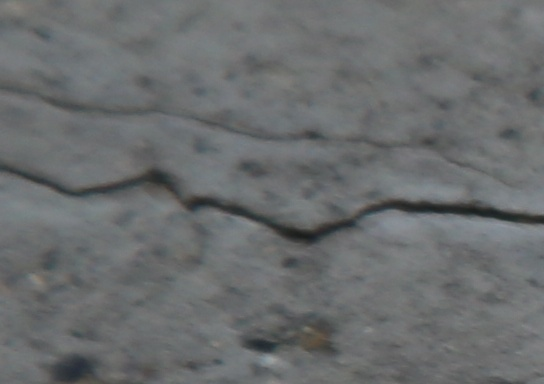
#> input picture data/samples/7Q3A9060-1.jpg, 544 x 384 px
$ python prepare_dataset.py --images ../data/samples --masks ../data/samples/7Q3A9060-1.jpg
#> lines starting #> are read from the running program, lines starting #| are printed output that depends on the picture; after the words box and inside, x2 and y2 are one past the last pixel; in counts of white or black regions, pixels touching at a corner belong together
from __future__ import annotations

import argparse
from pathlib import Path

import cv2
from tqdm import tqdm


def parse_args() -> argparse.Namespace:
    parser = argparse.ArgumentParser(description="Normalize image/mask pairs to 512x512 PNG files.")
    parser.add_argument("--images", required=True, help="Directory containing input images.")
    parser.add_argument("--masks", required=True, help="Directory containing binary masks with matching file stems.")
    parser.add_argument("--output", default="data/processed", help="Output root.")
    parser.add_argument("--size", type=int, default=512)
    return parser.parse_args()


def center_crop_resize(image, size: int):
    h, w = image.shape[:2]
    side = min(h, w)
    y0 = (h - side) // 2
    x0 = (w - side) // 2
    cropped = image[y0:y0 + side, x0:x0 + side]
    return cv2.resize(cropped, (size, size), interpolation=cv2.INTER_AREA)


def main() -> None:
    args = parse_args()
    image_dir = Path(args.images)
    mask_dir = Path(args.masks)
    output = Path(args.output)
    (output / "images").mkdir(parents=True, exist_ok=True)
    (output / "masks").mkdir(parents=True, exist_ok=True)

    image_paths = sorted([p for p in image_dir.iterdir() if p.suffix.lower() in {".jpg", ".jpeg", ".png", ".bmp"}])
    for image_path in tqdm(image_paths):
        mask_path = next((mask_dir / f"{image_path.stem}{ext}" for ext in [".png", ".jpg", ".jpeg", ".bmp"] if (mask_dir / f"{image_path.stem}{ext}").exists()), None)
        if mask_path is None:
            continue
        image = cv2.imread(str(image_path), cv2.IMREAD_COLOR)
#> image is the input picture: shape (384, 544, 3); mean B, G, R 109.8, 108.9, 106.3
        mask = cv2.imread(str(mask_path), cv2.IMREAD_GRAYSCALE)
#> mask: shape (384, 544); min 27, max 161, mean 108.2
        if image is None or mask is None:
            continue
        image = center_crop_resize(image, args.size)
#> in center_crop_resize, `cropped = image[y0:y0 + side, x0:x0 + side]`:
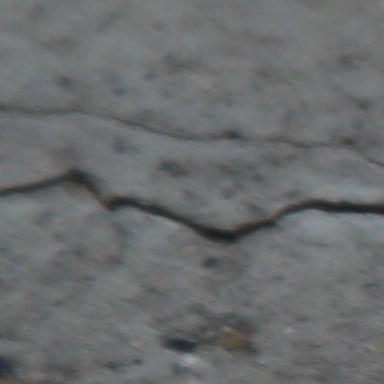
#> cropped: shape (384, 384, 3); mean B, G, R 109.3, 108.5, 105.9
        mask = center_crop_resize(mask, args.size)
        _, mask = cv2.threshold(mask, 127, 255, cv2.THRESH_BINARY)
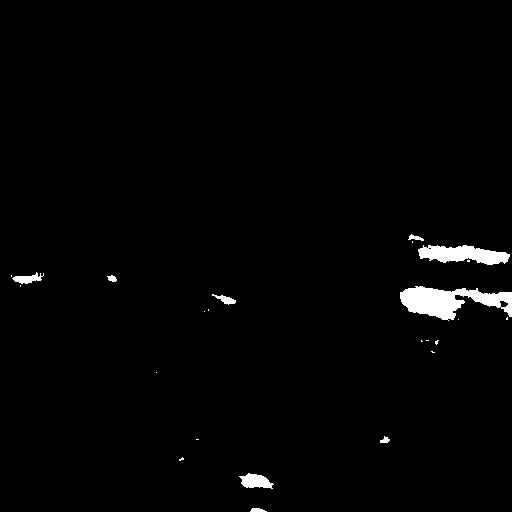
#> mask: shape (512, 512); 1.6% white; 24 white regions (15 under 20 px), largest, box (x1, y1, x2, y2) and area: (400, 286, 512, 321) 2130, (418, 245, 510, 265) 1193, (239, 473, 274, 489) 354
        cv2.imwrite(str(output / "images" / f"{image_path.stem}.png"), image)
        cv2.imwrite(str(output / "masks" / f"{image_path.stem}.png"), mask)
#> pass 2 of the loop in main, `for image_path in tqdm(image_paths):`:
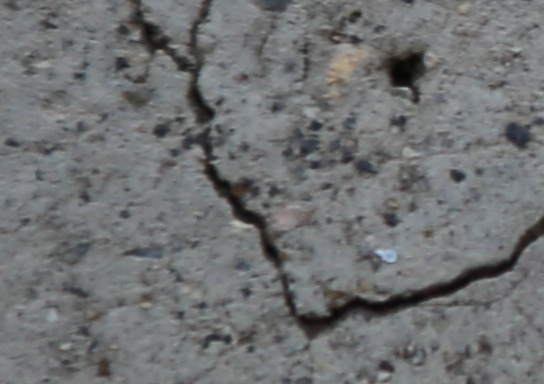
#> input picture data/samples/7Q3A9060-2.jpg, 544 x 384 px
#> in main, image is the input picture: shape (384, 544, 3); mean B, G, R 115, 114.1, 112.2
#> in center_crop_resize (call 3), `cropped = image[y0:y0 + side, x0:x0 + side]`:
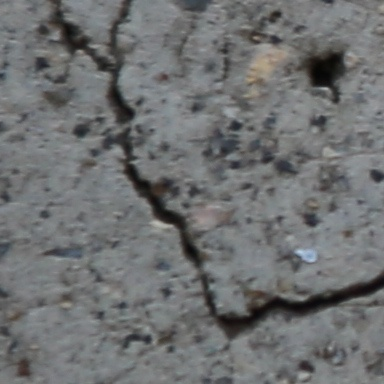
#> cropped: shape (384, 384, 3); mean B, G, R 113.2, 112.6, 110.8
#> cropped: shape (384, 384)
#> in main, `_, mask = cv2.threshold(mask, 127, 255, cv2.THRESH_BINARY)`:
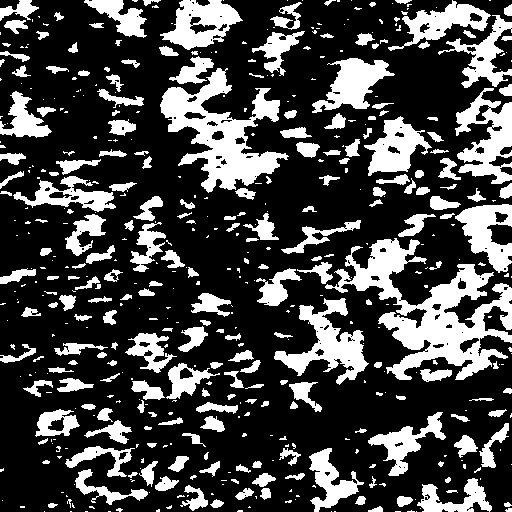
#> mask: shape (512, 512); 27.4% white; 512 white regions (286 under 20 px), largest, box (x1, y1, x2, y2) and area: (325, 238, 512, 380) 9486, (160, 68, 289, 193) 6312, (274, 298, 369, 385) 3055


if __name__ == "__main__":
    main()
